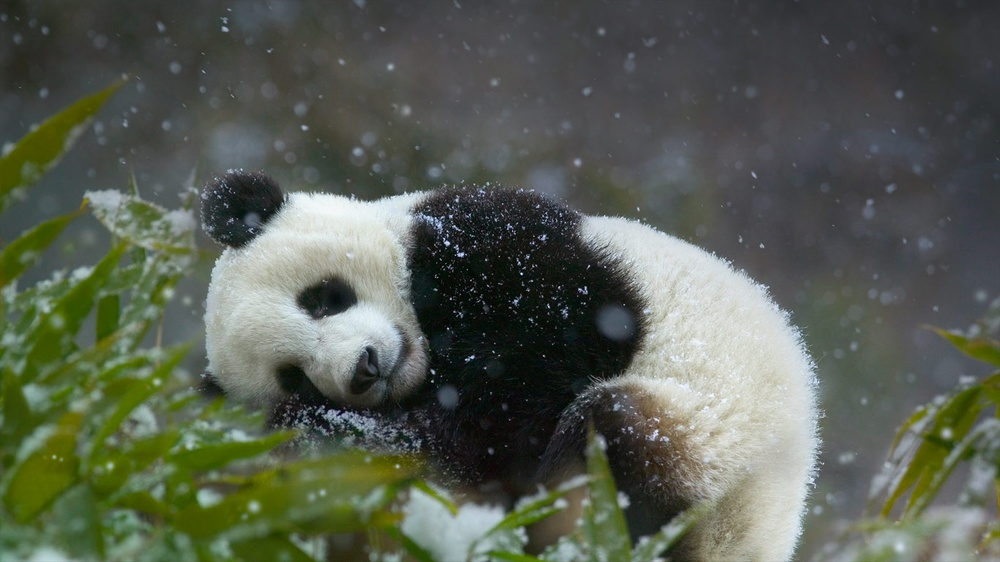
#> input picture Test/panda.jpg, 1000 x 562 px, shrunk from 1366 x 768 before the run, given in place of the camera
$ python Morphological_Transformations.py
#> lines starting #> are read from the running program, lines starting #| are printed output that depends on the picture; after the words box and inside, x2 and y2 are one past the last pixel; in counts of white or black regions, pixels touching at a corner belong together
import cv2
import numpy as np

cap=cv2.VideoCapture(0)

while True:
    _,frame=cap.read()
#> frame is the input picture: shape (562, 1000, 3); mean B, G, R 82.6, 94.4, 88.1
    hsv = cv2.cvtColor(frame,cv2.COLOR_BGR2HSV)   #hsv hue saturation value
#> hsv: shape (562, 1000, 3); mean H, S, V 71.5, 52.1, 96.3

    lower_red=np.array([0,50,50])
    upper_red=np.array([255,255,255])
    mask = cv2.inRange(hsv, lower_red, upper_red)
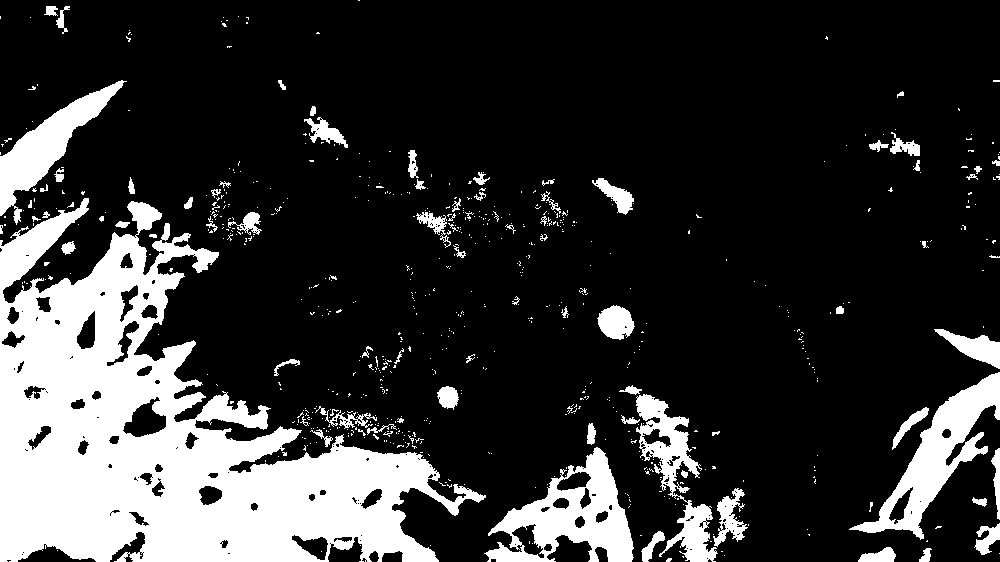
#> mask: shape (562, 1000); 20.5% white; 687 white regions (606 under 20 px), largest, box (x1, y1, x2, y2) and area: (0, 198, 486, 562) 78296, (484, 447, 634, 562) 7632, (849, 372, 1000, 540) 6960
    res = cv2.bitwise_and(frame, frame, mask=mask)  # colors only that color
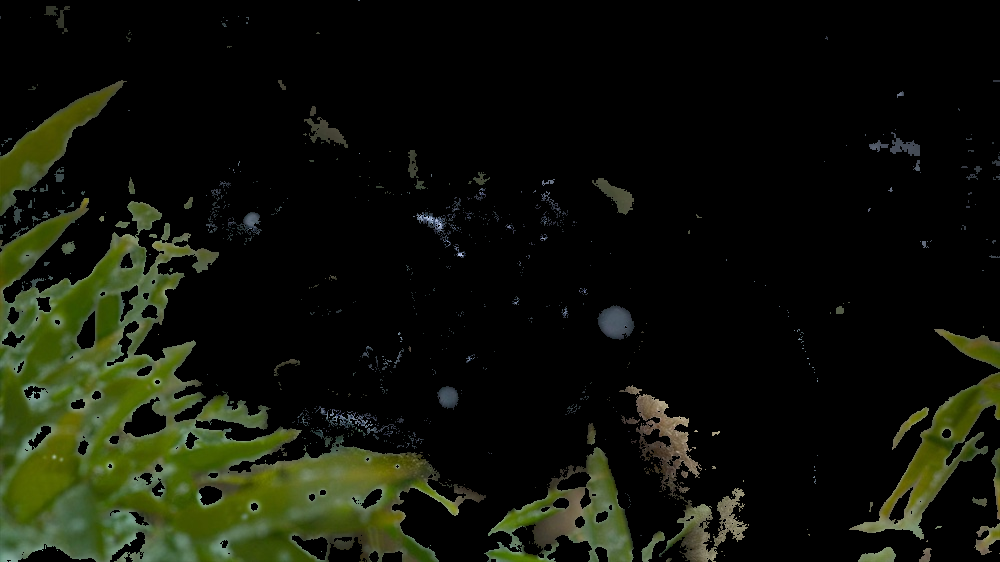
#> res: shape (562, 1000, 3); mean B, G, R 9.4, 19.8, 16.7

    kernel=np.ones((5,5),np.uint8)
    erosion=cv2.erode(mask,kernel,iterations=1)
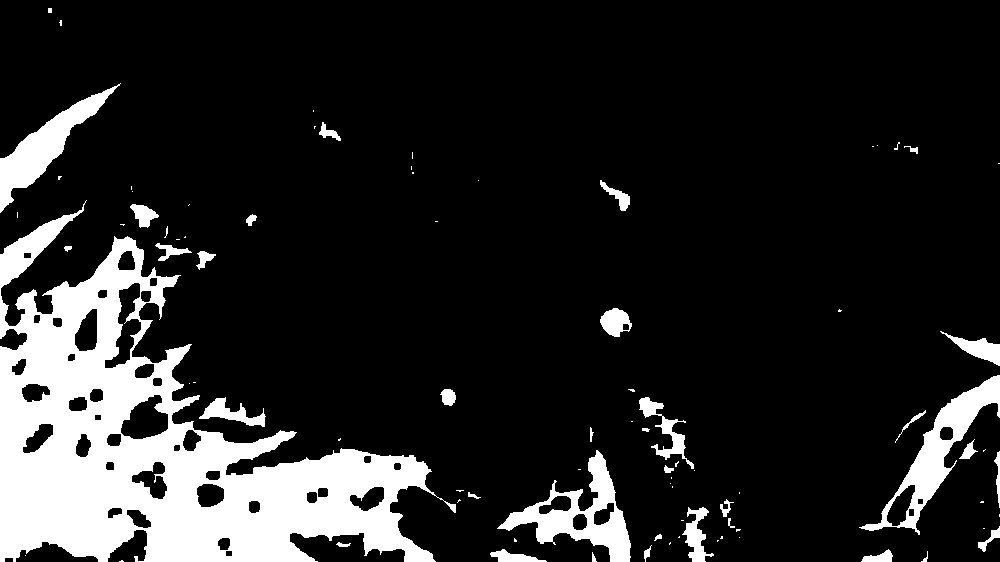
#> erosion: shape (562, 1000); 15% white; 86 white regions (50 under 20 px), largest, box (x1, y1, x2, y2) and area: (0, 200, 456, 562) 63429, (859, 375, 1000, 535) 4749, (497, 450, 631, 562) 4666
    dilate = cv2.dilate(mask, kernel, iterations=1)
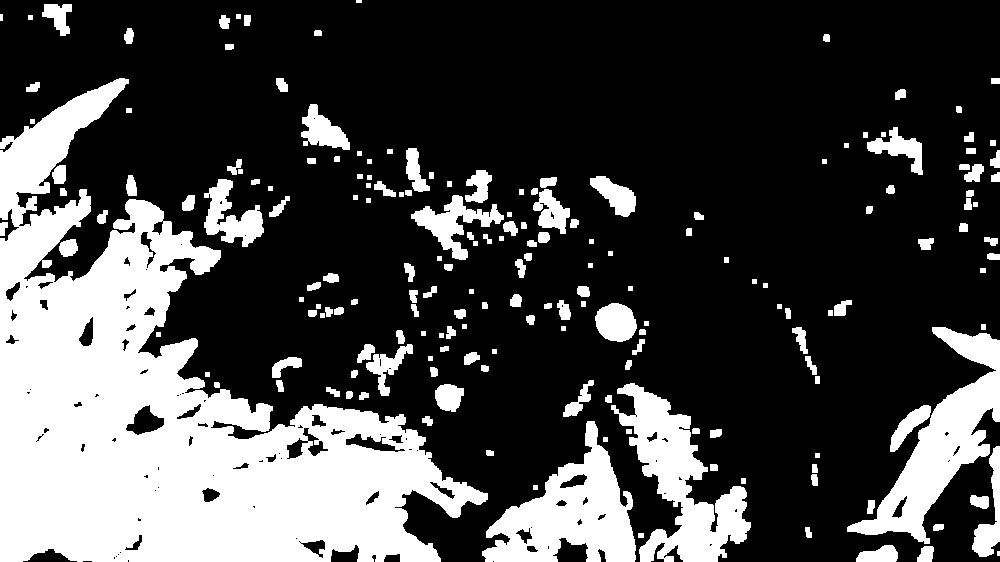
#> dilate: shape (562, 1000); 28.2% white; 187 white regions (2 under 20 px), largest, box (x1, y1, x2, y2) and area: (0, 78, 488, 562) 100324, (482, 421, 636, 562) 10431, (847, 327, 1000, 544) 10411
    opening=cv2.morphologyEx(mask,cv2.MORPH_OPEN,kernel) #adds false positive matching to mask
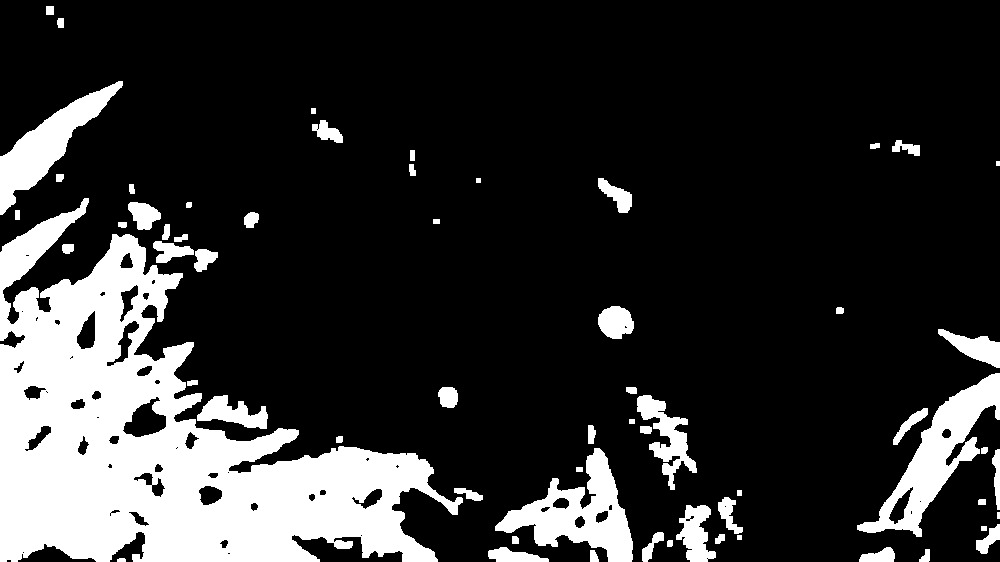
#> opening: shape (562, 1000); 19% white; 62 white regions, largest, box (x1, y1, x2, y2) and area: (0, 198, 463, 562) 73745, (857, 373, 1000, 537) 6799, (495, 448, 633, 562) 6421
    close=cv2.morphologyEx(mask,cv2.MORPH_CLOSE,kernel) #adds false negative matching to mask
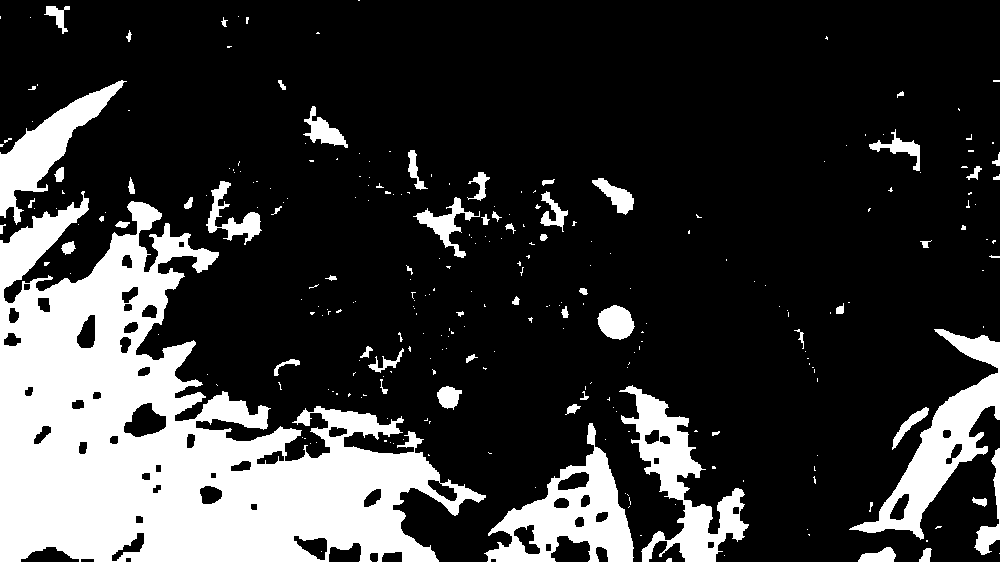
#> close: shape (562, 1000); 21.9% white; 276 white regions (212 under 20 px), largest, box (x1, y1, x2, y2) and area: (0, 191, 486, 562) 82806, (849, 329, 1000, 540) 8241, (484, 423, 634, 562) 8185
    cv2.imshow('Frame', frame)
    cv2.imshow('open',opening)
    cv2.imshow('close',close)
    cv2.imshow('res', res)
    cv2.imshow('dilation',dilate)
    cv2.imshow('erosion',erosion)


    k=cv2.waitKey(5) & 0xFF
#> (key Esc is pressed here)
    if k==27:
        break

cv2.destroyAllWindows()
cap.release()
